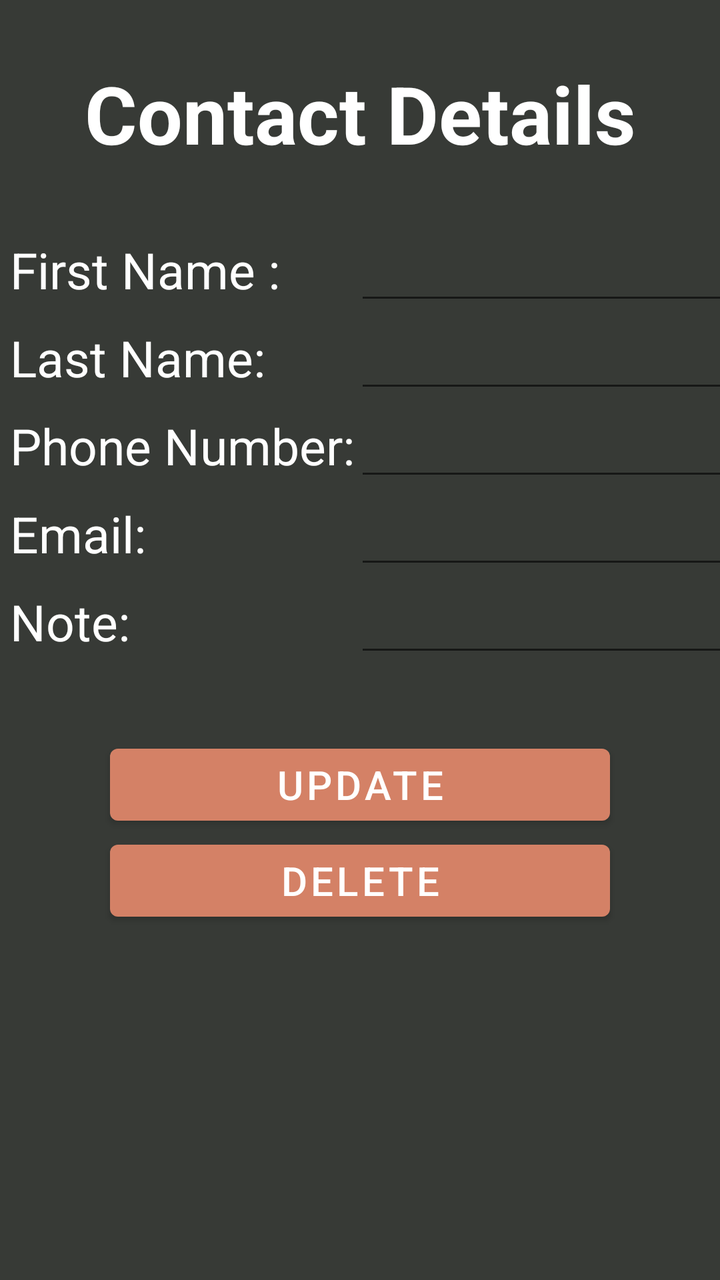
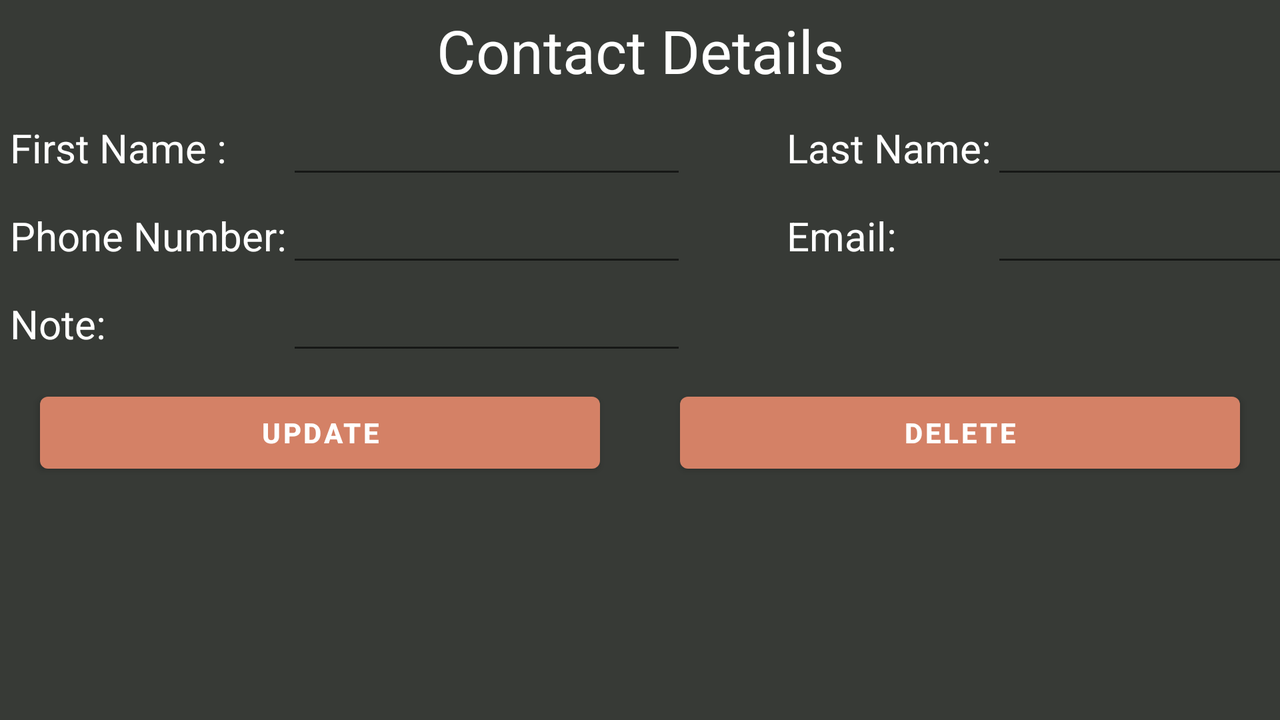

Compare how this app lays out the same screen by default and in its alternative resource folder. The renders come first, then the two layout files and the values they reference.
<!-- AndroidManifest.xml: application theme Theme.AK_LG_SA_FinalProject -->
<!-- res/layout/activity_edit_delete_item.xml -->
<?xml version="1.0" encoding="utf-8"?>
<TableLayout xmlns:android="http://schemas.android.com/apk/res/android"
        xmlns:app="http://schemas.android.com/apk/res-auto"
        xmlns:tools="http://schemas.android.com/tools"
        android:layout_width="match_parent"
        android:layout_height="match_parent"
        tools:context=".Edit_Delete_Item"
        android:background="@color/dark_gray">

    <TextView
            android:gravity="center"
            android:id="@+id/labelPlayer"
            android:text="@string/contact_details"
            style="@style/LabelStyle"
            android:paddingBottom="30dp"
            android:paddingTop="30dp"
            android:layout_width="wrap_content"
            android:layout_height="wrap_content"
            android:textSize="40sp" />

    <TableRow>

        <TextView
                android:id="@+id/label_F_Name"
                android:text="@string/first_name"
                android:paddingLeft="5dp"
                style="@style/TextColor"
                android:layout_width="wrap_content"
                android:layout_height="wrap_content"
                android:textSize="25sp" />

        <EditText
                android:id="@+id/etFName"
                android:layout_width="200dp"
                android:layout_height="wrap_content"
                android:paddingLeft="10dp"
                style="@style/TextColor"
                android:textSize="20sp"
                tools:ignore="SpeakableTextPresentCheck" />

    </TableRow>

    <TableRow>

        <TextView
                android:id="@+id/label_L_Name"
                android:text="@string/last_name"
                android:paddingLeft="5dp"
                android:layout_width="wrap_content"
                android:layout_height="wrap_content"
                style="@style/TextColor"
                android:textSize="25sp" />

        <EditText
                android:id="@+id/etLName"
                android:layout_width="200dp"
                android:layout_height="wrap_content"
                android:paddingLeft="10dp"
                style="@style/TextColor"
                android:textSize="20sp"
                tools:ignore="SpeakableTextPresentCheck" />

    </TableRow>

    <TableRow>

        <TextView
                android:id="@+id/labelPhone"
                android:text="@string/phone_number"
                android:paddingLeft="5dp"
                style="@style/TextColor"
                android:layout_width="wrap_content"
                android:layout_height="wrap_content"
                android:textSize="25sp" />

        <EditText
                android:id="@+id/etPhone"
                android:layout_width="200dp"
                android:layout_height="wrap_content"
                android:paddingLeft="10dp"
                style="@style/TextColor"
                android:textSize="20sp"
                tools:ignore="SpeakableTextPresentCheck" />

    </TableRow>


    <TableRow>

        <TextView
                android:id="@+id/labelEmail"
                android:text="@string/email"
                android:paddingLeft="5dp"
                android:layout_width="wrap_content"
                android:layout_height="wrap_content"
                style="@style/TextColor"
                android:textSize="25sp" />

        <EditText
                android:id="@+id/etEmail"
                android:layout_width="200dp"
                android:layout_height="wrap_content"
                android:paddingLeft="10dp"
                style="@style/TextColor"
                android:textSize="20sp"
                tools:ignore="SpeakableTextPresentCheck" />

    </TableRow>

    <TableRow>

        <TextView
                android:id="@+id/labelNote"
                android:text="@string/note"
                android:paddingLeft="5dp"
                android:layout_width="wrap_content"
                android:layout_height="wrap_content"
                style="@style/TextColor"
                android:textSize="25sp" />

        <EditText
                android:id="@+id/etNote"
                android:layout_width="200dp"
                android:layout_height="wrap_content"
                android:paddingLeft="10dp"
                android:textSize="20sp"
                style="@style/TextColor"
                tools:ignore="SpeakableTextPresentCheck" />

    </TableRow>

    <LinearLayout
            android:layout_width="wrap_content"
            android:layout_height="wrap_content"
            android:orientation="vertical"
            android:layout_marginTop="35dp">

        <Button
                android:id="@+id/btnUpdate"
                android:layout_width="250dp"
                android:layout_height="wrap_content"
                android:layout_gravity="center"
                android:layout_marginLeft="20dp"
                android:layout_marginRight="20dp"
                android:layout_weight="1"
                android:text="@string/update"
                style="@style/TextColor"
                android:textSize="20sp" />

        <Button
                android:id="@+id/btnDelete"
                android:layout_width="250dp"
                android:layout_height="wrap_content"
                android:layout_gravity="center"
                android:layout_marginLeft="20dp"
                android:layout_marginRight="20dp"
                android:layout_weight="1"
                android:text="@string/delete"
                style="@style/TextColor"
                android:textSize="20sp" />

    </LinearLayout>


</TableLayout>
<!-- resources referenced by this layout -->
<resources>
  <color name="dark_gray">#373A36</color>
  <string name="contact_details">Contact Details</string>
  <string name="delete">Delete</string>
  <string name="email">Email:</string>
  <string name="first_name">First Name :</string>
  <string name="last_name">Last Name:</string>
  <string name="note">Note:</string>
  <string name="phone_number">Phone Number:</string>
  <string name="update">Update</string>
  <style name="LabelStyle" parent="@style/TextColor">
          <item name="android:textSize">20sp</item>
          <item name="android:textStyle">bold</item>
      </style>
  <style name="TextColor">
          <item name="android:textColor">@color/white</item>
      </style>
  <style name="Theme.AK_LG_SA_FinalProject" parent="Theme.MaterialComponents.DayNight.DarkActionBar">
          
          <item name="colorPrimary">@color/faded_orange</item>
          <item name="colorPrimaryVariant">@color/dark_gray</item>
          <item name="colorOnPrimary">@color/black</item>
          
          <item name="colorSecondary">@color/faded_orange</item>
          <item name="colorSecondaryVariant">@color/light_cream</item>
          <item name="colorOnSecondary">@color/white</item>
          
          <item name="android:statusBarColor" tools:targetApi="l">?attr/colorPrimaryVariant</item>
          
      </style>
  <color name="white">#FFFFFFFF</color>
  <color name="faded_orange">#D48166</color>
  <color name="black">#FF000000</color>
  <color name="light_cream">#E6E2DD</color>
</resources>
<!-- res/layout-land/activity_edit_delete_item.xml (the repository's variant of the layout above) -->
<!-- drawn on the phone turned sideways -->
<?xml version="1.0" encoding="utf-8"?>
<TableLayout xmlns:android="http://schemas.android.com/apk/res/android"
    xmlns:app="http://schemas.android.com/apk/res-auto"
    xmlns:tools="http://schemas.android.com/tools"
    android:layout_width="match_parent"
    android:layout_height="match_parent"
    tools:context=".Edit_Delete_Item"
    android:background="@color/dark_gray">

    <TextView
        android:gravity="center"
        android:id="@+id/labelPlayer"
        android:text="@string/contact_details"
            style="@style/TextColor"
        android:paddingBottom="5dp"
        android:paddingTop="5dp"
        android:layout_width="wrap_content"
        android:layout_height="wrap_content"
        android:textSize="30sp" />

    <TableRow>

        <TextView
            android:id="@+id/label_F_Name"
            android:text="@string/first_name"
            android:paddingLeft="5dp"
            android:layout_width="wrap_content"
            android:layout_height="wrap_content"
                style="@style/TextColor"
            android:textSize="20sp" />

        <EditText
            android:id="@+id/etFName"
            android:layout_width="200dp"
            android:layout_height="wrap_content"
            android:paddingLeft="10dp"
            android:textSize="20sp"
            tools:ignore="SpeakableTextPresentCheck" />

        <TextView
            android:id="@+id/label_L_Name"
            android:text="@string/last_name"
            android:paddingLeft="50dp"
            android:layout_width="wrap_content"
            android:layout_height="wrap_content"
                style="@style/TextColor"
            android:textSize="20sp" />

        <EditText
            android:id="@+id/etLName"
            android:layout_width="200dp"
            android:layout_height="wrap_content"
            android:paddingLeft="10dp"
            android:textSize="20sp"
            tools:ignore="SpeakableTextPresentCheck" />

    </TableRow>

    <TableRow>

        <TextView
            android:id="@+id/labelPhone"
            android:text="@string/phone_number"
            android:paddingLeft="5dp"
            android:layout_width="wrap_content"
            android:layout_height="wrap_content"
                style="@style/TextColor"
            android:textSize="20sp" />

        <EditText
            android:id="@+id/etPhone"
            android:layout_width="200dp"
            android:layout_height="wrap_content"
            android:paddingLeft="10dp"
            android:textSize="20sp"
            tools:ignore="SpeakableTextPresentCheck" />

        <TextView
            android:id="@+id/labelEmail"
            android:text="@string/email"
            android:paddingLeft="50dp"
            android:layout_width="wrap_content"
            android:layout_height="wrap_content"
                style="@style/TextColor"
            android:textSize="20sp" />

        <EditText
            android:id="@+id/etEmail"
            android:layout_width="200dp"
            android:layout_height="wrap_content"
            android:paddingLeft="10dp"
            android:textSize="20sp"
            tools:ignore="SpeakableTextPresentCheck" />

    </TableRow>

    <TableRow>

        <TextView
            android:id="@+id/labelNote"
            android:text="@string/note"
            android:paddingLeft="5dp"
            android:layout_width="wrap_content"
            android:layout_height="wrap_content"
                style="@style/TextColor"
            android:textSize="20sp" />

        <EditText
            android:id="@+id/etNote"
            android:layout_width="200dp"
            android:layout_height="wrap_content"
            android:paddingLeft="10dp"
            android:textSize="20sp"
            tools:ignore="SpeakableTextPresentCheck" />

    </TableRow>

    <LinearLayout
        android:layout_width="wrap_content"
        android:layout_height="wrap_content"
        android:orientation="horizontal"
        android:layout_marginTop="10dp">

        <Button
            android:id="@+id/btnUpdate"
            android:layout_width="250dp"
            android:layout_height="wrap_content"
            android:layout_gravity="center"
            android:layout_marginLeft="20dp"
            android:layout_marginRight="20dp"
            android:layout_weight="1"
            android:text="@string/update"
            style="@style/TextColor"
            android:textStyle="bold" />

        <Button
            android:id="@+id/btnDelete"
            android:layout_width="250dp"
            android:layout_height="wrap_content"
            android:layout_gravity="center"
            android:layout_marginLeft="20dp"
            android:layout_marginRight="20dp"
            android:layout_weight="1"
            android:text="@string/delete"
                style="@style/TextColor"
            android:textStyle="bold" />

    </LinearLayout>


</TableLayout>
<!-- resources referenced by the variant -->
<!-- as the phone turned sideways resolves them -->
<resources>
  <color name="dark_gray">#373A36</color>
  <string name="contact_details">Contact Details</string>
  <string name="delete">Delete</string>
  <string name="email">Email:</string>
  <string name="first_name">First Name :</string>
  <string name="last_name">Last Name:</string>
  <string name="note">Note:</string>
  <string name="phone_number">Phone Number:</string>
  <string name="update">Update</string>
  <style name="TextColor">
          <item name="android:textColor">@color/white</item>
      </style>
  <style name="Theme.AK_LG_SA_FinalProject" parent="Theme.MaterialComponents.DayNight.DarkActionBar">
          
          <item name="colorPrimary">@color/faded_orange</item>
          <item name="colorPrimaryVariant">@color/dark_gray</item>
          <item name="colorOnPrimary">@color/black</item>
          
          <item name="colorSecondary">@color/faded_orange</item>
          <item name="colorSecondaryVariant">@color/light_cream</item>
          <item name="colorOnSecondary">@color/white</item>
          
          <item name="android:statusBarColor" tools:targetApi="l">?attr/colorPrimaryVariant</item>
          
      </style>
  <color name="white">#FFFFFFFF</color>
  <color name="faded_orange">#D48166</color>
  <color name="black">#FF000000</color>
  <color name="light_cream">#E6E2DD</color>
</resources>
